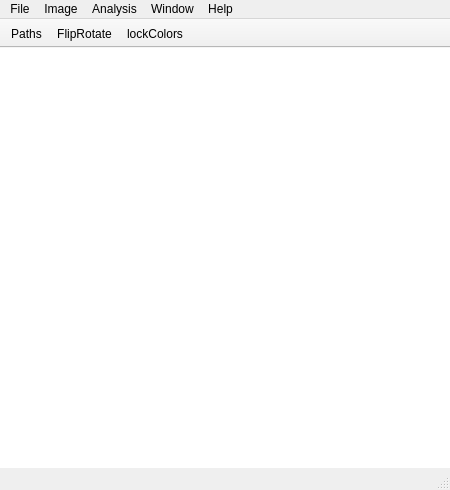
<?xml version="1.0" encoding="UTF-8"?>
<ui version="4.0">
 <class>neutrino</class>
 <widget class="QMainWindow" name="neutrino">
  <property name="geometry">
   <rect>
    <x>0</x>
    <y>0</y>
    <width>450</width>
    <height>490</height>
   </rect>
  </property>
  <property name="mouseTracking">
   <bool>true</bool>
  </property>
  <property name="focusPolicy">
   <enum>Qt::NoFocus</enum>
  </property>
  <property name="acceptDrops">
   <bool>true</bool>
  </property>
  <property name="windowIcon">
   <iconset>
    <normaloff>:icons/icons/icon.png</normaloff>:icons/icons/icon.png</iconset>
  </property>
  <property name="unifiedTitleAndToolBarOnMac">
   <bool>true</bool>
  </property>
  <widget class="QWidget" name="centralwidget">
   <property name="mouseTracking">
    <bool>true</bool>
   </property>
   <property name="acceptDrops">
    <bool>true</bool>
   </property>
   <layout class="QGridLayout" name="gridLayout" rowstretch="0,0">
    <property name="leftMargin">
     <number>0</number>
    </property>
    <property name="topMargin">
     <number>0</number>
    </property>
    <property name="rightMargin">
     <number>0</number>
    </property>
    <property name="bottomMargin">
     <number>0</number>
    </property>
    <item row="1" column="0">
     <widget class="nView" name="my_view">
      <property name="cursor" stdset="0">
       <cursorShape>CrossCursor</cursorShape>
      </property>
      <property name="mouseTracking">
       <bool>true</bool>
      </property>
      <property name="acceptDrops">
       <bool>false</bool>
      </property>
      <property name="frameShape">
       <enum>QFrame::NoFrame</enum>
      </property>
      <property name="backgroundBrush">
       <brush brushstyle="NoBrush">
        <color alpha="255">
         <red>0</red>
         <green>0</green>
         <blue>0</blue>
        </color>
       </brush>
      </property>
     </widget>
    </item>
   </layout>
  </widget>
  <widget class="QMenuBar" name="menubar">
   <property name="geometry">
    <rect>
     <x>0</x>
     <y>0</y>
     <width>450</width>
     <height>24</height>
    </rect>
   </property>
   <widget class="QMenu" name="menuFile">
    <property name="title">
     <string>File</string>
    </property>
    <widget class="QMenu" name="menuOpen_Recent">
     <property name="title">
      <string>Open Recent</string>
     </property>
     <addaction name="separator"/>
    </widget>
    <addaction name="actionNew"/>
    <addaction name="actionOpen"/>
    <addaction name="actionOpen_RAW"/>
    <addaction name="actionOpen_Glob"/>
    <addaction name="menuOpen_Recent"/>
    <addaction name="actionPlugin"/>
    <addaction name="separator"/>
    <addaction name="actionReopen_to_saved"/>
    <addaction name="actionSave"/>
    <addaction name="actionSave_Session"/>
    <addaction name="separator"/>
    <addaction name="actionCopy"/>
    <addaction name="actionExport_pixmap"/>
    <addaction name="actionExport"/>
    <addaction name="actionExport_all"/>
    <addaction name="actionExport_all_original_name"/>
    <addaction name="actionPrint"/>
    <addaction name="separator"/>
    <addaction name="actionQuit"/>
    <addaction name="actionClose"/>
    <addaction name="actionPreferences"/>
    <addaction name="actionLog_info"/>
    <addaction name="actionCheck_for_updates"/>
   </widget>
   <widget class="QMenu" name="menuImage">
    <property name="title">
     <string>Image</string>
    </property>
    <widget class="QMenu" name="menuBuffers">
     <property name="title">
      <string>Buffers...</string>
     </property>
     <addaction name="actionPrev_Buffer"/>
     <addaction name="actionNext_Buffer"/>
     <addaction name="actionClose_Buffer"/>
     <addaction name="actionClose_All_Buffers"/>
     <addaction name="separator"/>
    </widget>
    <widget class="QMenu" name="menuColortable">
     <property name="title">
      <string>Colortable</string>
     </property>
     <widget class="QMenu" name="menuGamma">
      <property name="title">
       <string>Gamma</string>
      </property>
      <addaction name="actionIncrement"/>
      <addaction name="actionDecrement"/>
      <addaction name="actionReset"/>
     </widget>
     <addaction name="actionNext_LUT"/>
     <addaction name="actionPrevious_LUT"/>
     <addaction name="actionRescale99"/>
     <addaction name="actionRescale_max"/>
     <addaction name="menuGamma"/>
     <addaction name="actionShow_more_pixels"/>
     <addaction name="actionShow_less_pixels"/>
    </widget>
    <widget class="QMenu" name="menuPaths">
     <property name="title">
      <string>Paths</string>
     </property>
     <addaction name="actionCycle_over_items"/>
     <addaction name="separator"/>
     <addaction name="actionLine"/>
     <addaction name="actionRect"/>
     <addaction name="actionPoint"/>
     <addaction name="actionEllipse"/>
    </widget>
    <widget class="QMenu" name="menuTransformation">
     <property name="title">
      <string>Transform</string>
     </property>
     <addaction name="actionRotate_left"/>
     <addaction name="actionRotate_right"/>
     <addaction name="actionFlip_up_down"/>
     <addaction name="actionFlip_left_right"/>
     <addaction name="actionTranspose"/>
    </widget>
    <widget class="QMenu" name="menuZoom">
     <property name="title">
      <string>Zoom</string>
     </property>
     <addaction name="actionZoom_in"/>
     <addaction name="actionZoom_eq"/>
     <addaction name="actionZoom_out"/>
    </widget>
    <addaction name="menuBuffers"/>
    <addaction name="menuColortable"/>
    <addaction name="menuZoom"/>
    <addaction name="separator"/>
    <addaction name="menuPaths"/>
    <addaction name="separator"/>
    <addaction name="actionShow_mouse"/>
    <addaction name="actionShow_ruler"/>
    <addaction name="actionShow_grid"/>
    <addaction name="separator"/>
    <addaction name="menuTransformation"/>
    <addaction name="actionSet_origin"/>
   </widget>
   <widget class="QMenu" name="menuAnalysis">
    <property name="title">
     <string>Analysis</string>
    </property>
   </widget>
   <widget class="QMenu" name="menuHelp">
    <property name="title">
     <string>Help</string>
    </property>
    <addaction name="actionAbout"/>
   </widget>
   <widget class="QMenu" name="menuWindow">
    <property name="title">
     <string>Window</string>
    </property>
    <addaction name="actionKeyboard_shortcut"/>
    <addaction name="separator"/>
   </widget>
   <addaction name="menuFile"/>
   <addaction name="menuImage"/>
   <addaction name="menuAnalysis"/>
   <addaction name="menuWindow"/>
   <addaction name="menuHelp"/>
  </widget>
  <widget class="QStatusBar" name="statusbar">
   <property name="font">
    <font>
     <pointsize>10</pointsize>
    </font>
   </property>
  </widget>
  <widget class="QToolBar" name="toolBar">
   <property name="windowTitle">
    <string>toolBar</string>
   </property>
   <property name="movable">
    <bool>false</bool>
   </property>
   <property name="iconSize">
    <size>
     <width>20</width>
     <height>20</height>
    </size>
   </property>
   <property name="floatable">
    <bool>false</bool>
   </property>
   <property name="plugin_order" stdset="0">
    <number>0</number>
   </property>
   <attribute name="toolBarArea">
    <enum>TopToolBarArea</enum>
   </attribute>
   <attribute name="toolBarBreak">
    <bool>false</bool>
   </attribute>
   <addaction name="actionPaths"/>
   <addaction name="actionFlipRotate"/>
   <addaction name="actionLockColors"/>
  </widget>
  <action name="actionNew">
   <property name="text">
    <string>New</string>
   </property>
   <property name="shortcut">
    <string>Ctrl+N</string>
   </property>
  </action>
  <action name="actionOpen">
   <property name="text">
    <string>Open ...</string>
   </property>
   <property name="shortcut">
    <string>Ctrl+O</string>
   </property>
  </action>
  <action name="actionSave">
   <property name="text">
    <string>Save Image</string>
   </property>
   <property name="shortcut">
    <string>Ctrl+S</string>
   </property>
  </action>
  <action name="actionQuit">
   <property name="text">
    <string>Quit</string>
   </property>
   <property name="shortcut">
    <string>Ctrl+Q</string>
   </property>
  </action>
  <action name="actionNext_Buffer">
   <property name="text">
    <string>Next Buffer</string>
   </property>
   <property name="shortcut">
    <string>Ctrl+Down</string>
   </property>
  </action>
  <action name="actionPrev_Buffer">
   <property name="text">
    <string>Prev Buffer</string>
   </property>
   <property name="shortcut">
    <string>Ctrl+Up</string>
   </property>
  </action>
  <action name="actionZoom_in">
   <property name="text">
    <string>Zoom in</string>
   </property>
   <property name="shortcut">
    <string>+</string>
   </property>
  </action>
  <action name="actionZoom_eq">
   <property name="text">
    <string>Zoom eq</string>
   </property>
   <property name="shortcut">
    <string>=</string>
   </property>
  </action>
  <action name="actionZoom_out">
   <property name="text">
    <string>Zoom out</string>
   </property>
   <property name="shortcut">
    <string>-</string>
   </property>
  </action>
  <action name="actionAbout">
   <property name="icon">
    <iconset>
     <normaloff>:icons/icon.png</normaloff>:icons/icon.png</iconset>
   </property>
   <property name="text">
    <string>About</string>
   </property>
  </action>
  <action name="actionClose">
   <property name="text">
    <string>Close</string>
   </property>
   <property name="shortcut">
    <string>Ctrl+W</string>
   </property>
  </action>
  <action name="actionNext_LUT">
   <property name="text">
    <string>Next</string>
   </property>
   <property name="shortcut">
    <string>Ctrl+Right</string>
   </property>
  </action>
  <action name="actionPrevious_LUT">
   <property name="text">
    <string>Previous</string>
   </property>
   <property name="shortcut">
    <string>Ctrl+Left</string>
   </property>
  </action>
  <action name="actionShow_colortable">
   <property name="icon">
    <iconset>
     <normaloff>:icons//colors.png</normaloff>:icons//colors.png</iconset>
   </property>
   <property name="text">
    <string>Show colortable</string>
   </property>
   <property name="shortcut">
    <string>C</string>
   </property>
  </action>
  <action name="actionPrint">
   <property name="text">
    <string>Print</string>
   </property>
   <property name="shortcut">
    <string>Ctrl+P</string>
   </property>
  </action>
  <action name="actionHorizontal">
   <property name="icon">
    <iconset>
     <normaloff>:icons//lineoutH.png</normaloff>:icons//lineoutH.png</iconset>
   </property>
   <property name="text">
    <string>Horizontal</string>
   </property>
   <property name="shortcut">
    <string>H</string>
   </property>
  </action>
  <action name="actionVertical">
   <property name="icon">
    <iconset>
     <normaloff>:icons//lineoutV.png</normaloff>:icons//lineoutV.png</iconset>
   </property>
   <property name="text">
    <string>Vertical</string>
   </property>
   <property name="shortcut">
    <string>V</string>
   </property>
  </action>
  <action name="actionReopen_to_saved">
   <property name="text">
    <string>Reopen saved</string>
   </property>
   <property name="shortcut">
    <string>Ctrl+R</string>
   </property>
  </action>
  <action name="actionShow_ruler">
   <property name="text">
    <string>Show /Hide ruler</string>
   </property>
   <property name="shortcut">
    <string>R</string>
   </property>
  </action>
  <action name="actionShow_mouse">
   <property name="text">
    <string>Change mouse</string>
   </property>
   <property name="shortcut">
    <string>M</string>
   </property>
  </action>
  <action name="actionLine">
   <property name="icon">
    <iconset>
     <normaloff>:icons//line.png</normaloff>:icons//line.png</iconset>
   </property>
   <property name="text">
    <string>Line</string>
   </property>
  </action>
  <action name="actionRect">
   <property name="icon">
    <iconset>
     <normaloff>:icons//rect.png</normaloff>:icons//rect.png</iconset>
   </property>
   <property name="text">
    <string>Rectangle</string>
   </property>
  </action>
  <action name="actionEllipse">
   <property name="icon">
    <iconset>
     <normaloff>:icons//ellipse.png</normaloff>:icons//ellipse.png</iconset>
   </property>
   <property name="text">
    <string>Ellipse</string>
   </property>
  </action>
  <action name="actionPreferences">
   <property name="icon">
    <iconset>
     <normaloff>:icons//gearPy.png</normaloff>:icons//gearPy.png</iconset>
   </property>
   <property name="text">
    <string>Preferences...</string>
   </property>
  </action>
  <action name="actionExport">
   <property name="text">
    <string>Export</string>
   </property>
   <property name="shortcut">
    <string>Ctrl+E</string>
   </property>
  </action>
  <action name="actionClose_Buffer">
   <property name="text">
    <string>Close Buffer</string>
   </property>
   <property name="shortcut">
    <string>Ctrl+D</string>
   </property>
  </action>
  <action name="actionOpen_RAW">
   <property name="text">
    <string>Open RAW</string>
   </property>
   <property name="shortcut">
    <string>Ctrl+Shift+O</string>
   </property>
   <property name="neutrinoSave" stdset="0">
    <bool>false</bool>
   </property>
  </action>
  <action name="actionFlipRotate">
   <property name="icon">
    <iconset>
     <normaloff>:icons//rotateLeft.png</normaloff>:icons//rotateLeft.png</iconset>
   </property>
   <property name="text">
    <string>FlipRotate</string>
   </property>
   <property name="toolTip">
    <string>Flip and Rotate (right click to change)</string>
   </property>
  </action>
  <action name="actionRotate_left">
   <property name="icon">
    <iconset>
     <normaloff>:icons//rotateLeft.png</normaloff>:icons//rotateLeft.png</iconset>
   </property>
   <property name="text">
    <string>Rotate left</string>
   </property>
  </action>
  <action name="actionRotate_right">
   <property name="icon">
    <iconset>
     <normaloff>:icons//rotateRight.png</normaloff>:icons//rotateRight.png</iconset>
   </property>
   <property name="text">
    <string>Rotate right</string>
   </property>
  </action>
  <action name="actionFlip_up_down">
   <property name="icon">
    <iconset>
     <normaloff>:icons//flipUpDown.png</normaloff>:icons//flipUpDown.png</iconset>
   </property>
   <property name="text">
    <string>Flip up-down</string>
   </property>
  </action>
  <action name="actionFlip_left_right">
   <property name="icon">
    <iconset>
     <normaloff>:icons//flipLeftRight.png</normaloff>:icons//flipLeftRight.png</iconset>
   </property>
   <property name="text">
    <string>Flip left-right</string>
   </property>
  </action>
  <action name="actionPaths">
   <property name="icon">
    <iconset>
     <normaloff>:icons//rect.png</normaloff>:icons//rect.png</iconset>
   </property>
   <property name="text">
    <string>Paths</string>
   </property>
   <property name="toolTip">
    <string>Paths</string>
   </property>
  </action>
  <action name="actionSave_Session">
   <property name="text">
    <string>Save Session</string>
   </property>
   <property name="shortcut">
    <string>Ctrl+Shift+S</string>
   </property>
  </action>
  <action name="actionShow_grid">
   <property name="text">
    <string>Show/Hide grid</string>
   </property>
   <property name="shortcut">
    <string>G</string>
   </property>
  </action>
  <action name="actionPoint">
   <property name="icon">
    <iconset resource="../../build-neutrinoMaster-Brew-Debug/src/qrc/icons.qrc">
     <normaloff>:/icons/center.png</normaloff>:/icons/center.png</iconset>
   </property>
   <property name="text">
    <string>Point</string>
   </property>
  </action>
  <action name="actionExport_all">
   <property name="text">
    <string>Export all</string>
   </property>
   <property name="shortcut">
    <string>Ctrl+Shift+E</string>
   </property>
  </action>
  <action name="actionLockColors">
   <property name="checkable">
    <bool>true</bool>
   </property>
   <property name="icon">
    <iconset resource="../../build-neutrinoMaster-Brew-Debug/src/qrc/icons.qrc">
     <normaloff>:/icons/lockOpen.png</normaloff>
     <normalon>:/icons/lockClose.png</normalon>:/icons/lockOpen.png</iconset>
   </property>
   <property name="text">
    <string>lockColors</string>
   </property>
   <property name="toolTip">
    <string>Lock colorbar</string>
   </property>
  </action>
  <action name="actionPlugin">
   <property name="icon">
    <iconset resource="../../build-neutrinoMaster-Brew-Debug/src/qrc/icons.qrc">
     <normaloff>:/icons/plugin.png</normaloff>:/icons/plugin.png</iconset>
   </property>
   <property name="text">
    <string>Load plugin ...</string>
   </property>
  </action>
  <action name="actionOpen_Glob">
   <property name="text">
    <string>Open Glob</string>
   </property>
  </action>
  <action name="actionExport_pixmap">
   <property name="text">
    <string>Export pixmap</string>
   </property>
   <property name="shortcut">
    <string>Ctrl+Alt+Shift+E</string>
   </property>
  </action>
  <action name="actionTranspose">
   <property name="icon">
    <iconset resource="../../build-neutrinoMaster-Brew-Debug/src/qrc/icons.qrc">
     <normaloff>:/icons/transpose.png</normaloff>:/icons/transpose.png</iconset>
   </property>
   <property name="text">
    <string>Transpose</string>
   </property>
  </action>
  <action name="actionRescale99">
   <property name="text">
    <string>Rescale 99%</string>
   </property>
   <property name="toolTip">
    <string>rescale colorbar to show 99% of the pixel</string>
   </property>
   <property name="shortcut">
    <string>Ctrl+9</string>
   </property>
  </action>
  <action name="actionSet_origin">
   <property name="text">
    <string>Set origin</string>
   </property>
   <property name="shortcut">
    <string>O</string>
   </property>
  </action>
  <action name="actionKeyboard_shortcut">
   <property name="text">
    <string>Keyboard shortcut</string>
   </property>
   <property name="shortcut">
    <string>Ctrl+X</string>
   </property>
  </action>
  <action name="actionCopy">
   <property name="text">
    <string>Copy pixmap</string>
   </property>
   <property name="shortcut">
    <string>Ctrl+C</string>
   </property>
  </action>
  <action name="actionIncrement">
   <property name="text">
    <string>Increment</string>
   </property>
   <property name="shortcut">
    <string>&gt;</string>
   </property>
  </action>
  <action name="actionDecrement">
   <property name="text">
    <string>Decrement</string>
   </property>
   <property name="shortcut">
    <string>&lt;</string>
   </property>
  </action>
  <action name="actionReset">
   <property name="text">
    <string>Reset</string>
   </property>
   <property name="shortcut">
    <string>.</string>
   </property>
  </action>
  <action name="actionCycle_over_items">
   <property name="text">
    <string>Cycle over items</string>
   </property>
   <property name="shortcut">
    <string>Tab</string>
   </property>
  </action>
  <action name="actionRescale_max">
   <property name="text">
    <string>Rescale reset</string>
   </property>
   <property name="shortcut">
    <string>Ctrl+A</string>
   </property>
  </action>
  <action name="actionShow_more_pixels">
   <property name="text">
    <string>Show more pixels</string>
   </property>
   <property name="shortcut">
    <string>Ctrl+]</string>
   </property>
  </action>
  <action name="actionShow_less_pixels">
   <property name="text">
    <string>Show less pixels</string>
   </property>
   <property name="shortcut">
    <string>Ctrl+[</string>
   </property>
  </action>
  <action name="actionLog_info">
   <property name="checkable">
    <bool>true</bool>
   </property>
   <property name="text">
    <string>Log info</string>
   </property>
   <property name="shortcut">
    <string>Ctrl+L</string>
   </property>
  </action>
  <action name="actionClose_All_Buffers">
   <property name="text">
    <string>Close All Buffers</string>
   </property>
   <property name="shortcut">
    <string>Ctrl+Shift+D</string>
   </property>
  </action>
  <action name="actionCheck_for_updates">
   <property name="text">
    <string>Check for updates</string>
   </property>
  </action>
  <action name="actionExport_all_original_name">
   <property name="text">
    <string>Export all original name</string>
   </property>
  </action>
 </widget>
 <customwidgets>
  <customwidget>
   <class>nView</class>
   <extends>QGraphicsView</extends>
   <header>../src/graphics/nView.h</header>
  </customwidget>
 </customwidgets>
 <resources>
  <include location="../../build-neutrinoMaster-Brew-Debug/src/qrc/icons.qrc"/>
 </resources>
 <connections/>
</ui>
